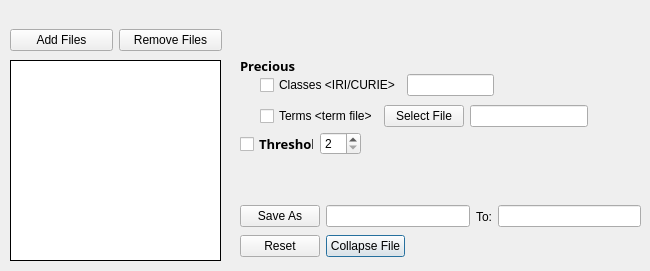
      <widget class="QWidget" name="collapse">
       <attribute name="title">
        <string>Collapse</string>
       </attribute>
       <widget class="QListWidget" name="collapseFileNames">
        <property name="geometry">
         <rect>
          <x>10</x>
          <y>60</y>
          <width>211</width>
          <height>201</height>
         </rect>
        </property>
        <property name="focusPolicy">
         <enum>Qt::ClickFocus</enum>
        </property>
        <property name="frameShape">
         <enum>QFrame::Box</enum>
        </property>
        <property name="frameShadow">
         <enum>QFrame::Plain</enum>
        </property>
       </widget>
       <widget class="QLabel" name="label_3">
        <property name="geometry">
         <rect>
          <x>240</x>
          <y>50</y>
          <width>58</width>
          <height>31</height>
         </rect>
        </property>
        <property name="font">
         <font>
          <family>Galvji</family>
          <pointsize>10</pointsize>
          <bold>true</bold>
         </font>
        </property>
        <property name="text">
         <string>Precious</string>
        </property>
       </widget>
       <widget class="QWidget" name="layoutWidget">
        <property name="geometry">
         <rect>
          <x>10</x>
          <y>20</y>
          <width>212</width>
          <height>41</height>
         </rect>
        </property>
        <layout class="QHBoxLayout" name="horizontalLayout_8">
         <item>
          <widget class="QPushButton" name="collapseAddFile">
           <property name="sizePolicy">
            <sizepolicy hsizetype="Ignored" vsizetype="Fixed">
             <horstretch>0</horstretch>
             <verstretch>0</verstretch>
            </sizepolicy>
           </property>
           <property name="minimumSize">
            <size>
             <width>100</width>
             <height>0</height>
            </size>
           </property>
           <property name="focusPolicy">
            <enum>Qt::NoFocus</enum>
           </property>
           <property name="text">
            <string>Add Files</string>
           </property>
           <property name="default">
            <bool>false</bool>
           </property>
           <property name="flat">
            <bool>false</bool>
           </property>
          </widget>
         </item>
         <item>
          <widget class="QPushButton" name="collapseRemoveFile">
           <property name="sizePolicy">
            <sizepolicy hsizetype="Ignored" vsizetype="Fixed">
             <horstretch>0</horstretch>
             <verstretch>0</verstretch>
            </sizepolicy>
           </property>
           <property name="minimumSize">
            <size>
             <width>100</width>
             <height>0</height>
            </size>
           </property>
           <property name="focusPolicy">
            <enum>Qt::NoFocus</enum>
           </property>
           <property name="text">
            <string>Remove Files</string>
           </property>
          </widget>
         </item>
        </layout>
       </widget>
       <widget class="QWidget" name="layoutWidget">
        <property name="geometry">
         <rect>
          <x>240</x>
          <y>200</y>
          <width>401</width>
          <height>33</height>
         </rect>
        </property>
        <layout class="QHBoxLayout" name="horizontalLayout_9">
         <item>
          <widget class="QPushButton" name="collapseSaveAs">
           <property name="focusPolicy">
            <enum>Qt::NoFocus</enum>
           </property>
           <property name="text">
            <string>Save As</string>
           </property>
          </widget>
         </item>
         <item>
          <widget class="QLineEdit" name="collapseNameSave">
           <property name="focusPolicy">
            <enum>Qt::NoFocus</enum>
           </property>
           <property name="text">
            <string/>
           </property>
           <property name="alignment">
            <set>Qt::AlignLeading|Qt::AlignLeft|Qt::AlignVCenter</set>
           </property>
           <property name="dragEnabled">
            <bool>false</bool>
           </property>
           <property name="placeholderText">
            <string/>
           </property>
           <property name="clearButtonEnabled">
            <bool>false</bool>
           </property>
          </widget>
         </item>
         <item>
          <widget class="QLabel" name="label_2">
           <property name="text">
            <string>To:</string>
           </property>
           <property name="alignment">
            <set>Qt::AlignCenter</set>
           </property>
          </widget>
         </item>
         <item>
          <widget class="QLineEdit" name="collapseSavePath">
           <property name="focusPolicy">
            <enum>Qt::NoFocus</enum>
           </property>
          </widget>
         </item>
        </layout>
       </widget>
       <widget class="QWidget" name="layoutWidget">
        <property name="geometry">
         <rect>
          <x>240</x>
          <y>230</y>
          <width>165</width>
          <height>32</height>
         </rect>
        </property>
        <layout class="QHBoxLayout" name="horizontalLayout_10">
         <item>
          <widget class="QPushButton" name="collapseReset">
           <property name="sizePolicy">
            <sizepolicy hsizetype="Expanding" vsizetype="Fixed">
             <horstretch>0</horstretch>
             <verstretch>0</verstretch>
            </sizepolicy>
           </property>
           <property name="maximumSize">
            <size>
             <width>150</width>
             <height>16777215</height>
            </size>
           </property>
           <property name="focusPolicy">
            <enum>Qt::NoFocus</enum>
           </property>
           <property name="text">
            <string>Reset</string>
           </property>
          </widget>
         </item>
         <item>
          <widget class="QPushButton" name="collapseButton">
           <property name="sizePolicy">
            <sizepolicy hsizetype="Expanding" vsizetype="Fixed">
             <horstretch>0</horstretch>
             <verstretch>0</verstretch>
            </sizepolicy>
           </property>
           <property name="minimumSize">
            <size>
             <width>0</width>
             <height>0</height>
            </size>
           </property>
           <property name="maximumSize">
            <size>
             <width>150</width>
             <height>16777215</height>
            </size>
           </property>
           <property name="focusPolicy">
            <enum>Qt::NoFocus</enum>
           </property>
           <property name="autoFillBackground">
            <bool>false</bool>
           </property>
           <property name="text">
            <string>Collapse File</string>
           </property>
           <property name="autoDefault">
            <bool>false</bool>
           </property>
           <property name="default">
            <bool>true</bool>
           </property>
           <property name="flat">
            <bool>false</bool>
           </property>
          </widget>
         </item>
        </layout>
       </widget>
       <widget class="QWidget" name="layoutWidget">
        <property name="geometry">
         <rect>
          <x>240</x>
          <y>130</y>
          <width>121</width>
          <height>28</height>
         </rect>
        </property>
        <layout class="QHBoxLayout" name="horizontalLayout_11">
         <item>
          <widget class="QCheckBox" name="collapseThreshold">
           <property name="font">
            <font>
             <family>Galvji</family>
             <pointsize>10</pointsize>
             <bold>true</bold>
            </font>
           </property>
           <property name="focusPolicy">
            <enum>Qt::ClickFocus</enum>
           </property>
           <property name="text">
            <string>Threshold</string>
           </property>
          </widget>
         </item>
         <item>
          <widget class="QSpinBox" name="collapseThresholdEdit">
           <property name="focusPolicy">
            <enum>Qt::NoFocus</enum>
           </property>
           <property name="minimum">
            <number>2</number>
           </property>
          </widget>
         </item>
        </layout>
       </widget>
       <widget class="QWidget" name="layoutWidget">
        <property name="geometry">
         <rect>
          <x>260</x>
          <y>70</y>
          <width>234</width>
          <height>31</height>
         </rect>
        </property>
        <layout class="QHBoxLayout" name="horizontalLayout_12">
         <item>
          <widget class="QCheckBox" name="collapsePreciousClasses">
           <property name="focusPolicy">
            <enum>Qt::ClickFocus</enum>
           </property>
           <property name="text">
            <string>Classes &lt;IRI/CURIE&gt;</string>
           </property>
           <property name="checkable">
            <bool>true</bool>
           </property>
           <property name="checked">
            <bool>false</bool>
           </property>
           <property name="autoRepeat">
            <bool>false</bool>
           </property>
           <property name="autoExclusive">
            <bool>false</bool>
           </property>
           <property name="tristate">
            <bool>false</bool>
           </property>
          </widget>
         </item>
         <item>
          <widget class="QLineEdit" name="collapsePreciousClassesEdit">
           <property name="focusPolicy">
            <enum>Qt::ClickFocus</enum>
           </property>
          </widget>
         </item>
        </layout>
       </widget>
       <widget class="QWidget" name="layoutWidget">
        <property name="geometry">
         <rect>
          <x>260</x>
          <y>100</y>
          <width>328</width>
          <height>33</height>
         </rect>
        </property>
        <layout class="QHBoxLayout" name="horizontalLayout_13">
         <item>
          <widget class="QCheckBox" name="collapsePreciousTerms">
           <property name="focusPolicy">
            <enum>Qt::ClickFocus</enum>
           </property>
           <property name="text">
            <string>Terms &lt;term file&gt;</string>
           </property>
           <property name="checked">
            <bool>false</bool>
           </property>
           <property name="tristate">
            <bool>false</bool>
           </property>
          </widget>
         </item>
         <item>
          <widget class="QPushButton" name="collapsePreciousTermsFile">
           <property name="text">
            <string>Select File</string>
           </property>
          </widget>
         </item>
         <item>
          <widget class="QLineEdit" name="collapsePreciousTermsEdit">
           <property name="focusPolicy">
            <enum>Qt::NoFocus</enum>
           </property>
          </widget>
         </item>
        </layout>
       </widget>
      </widget>
